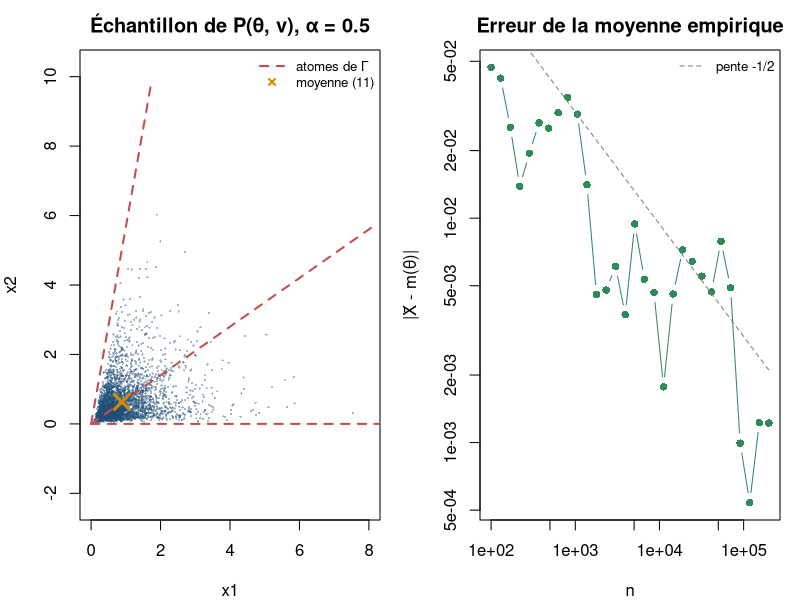
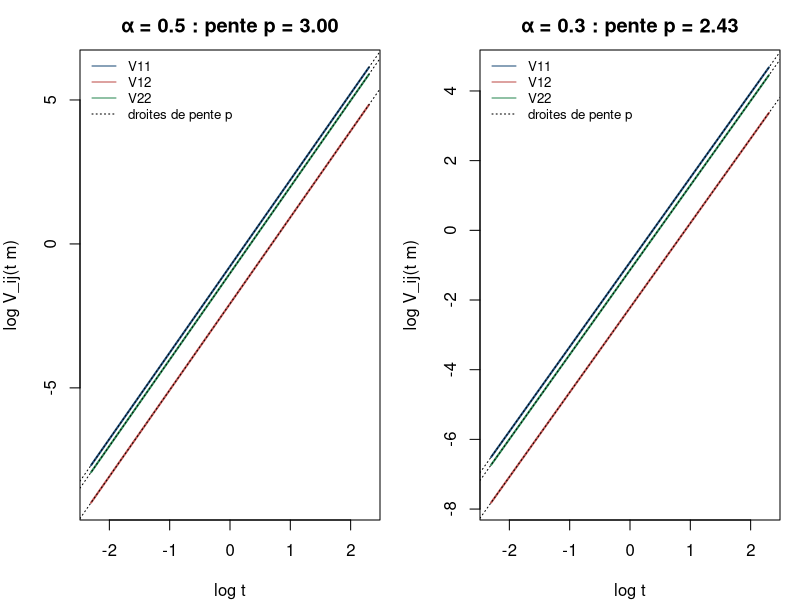
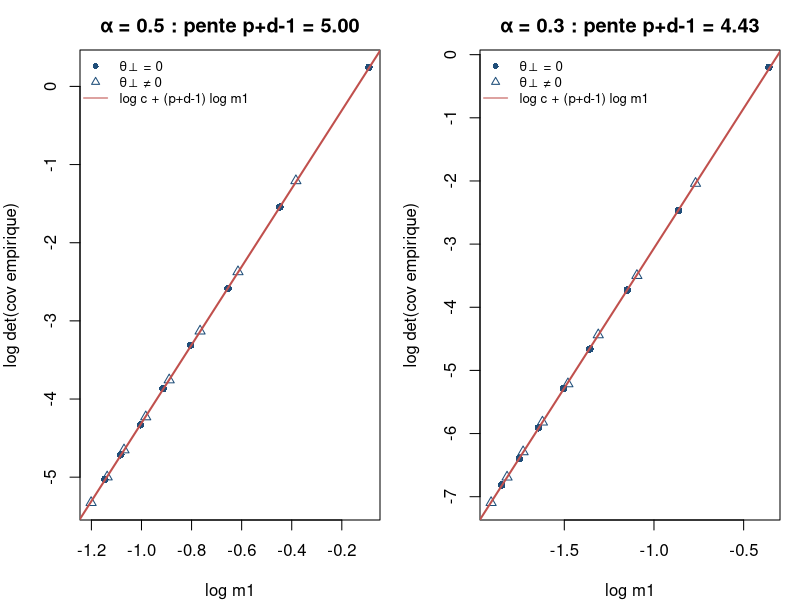
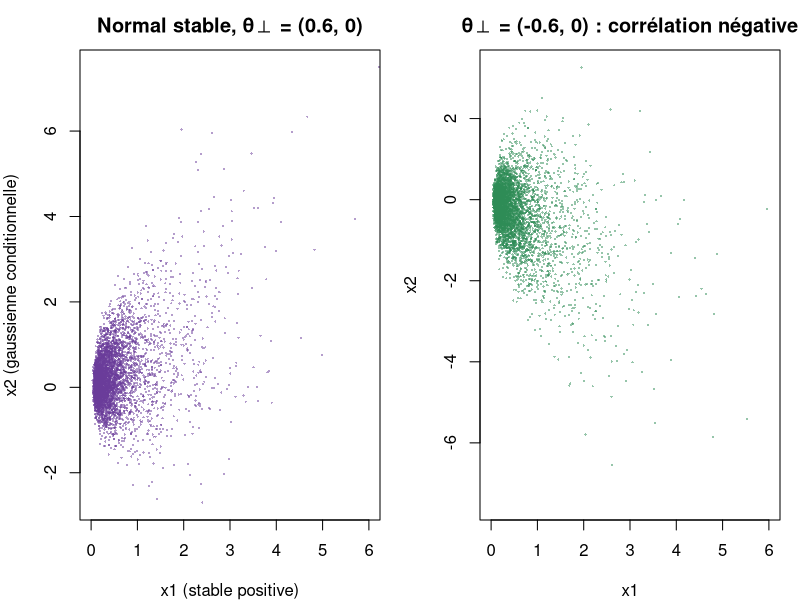
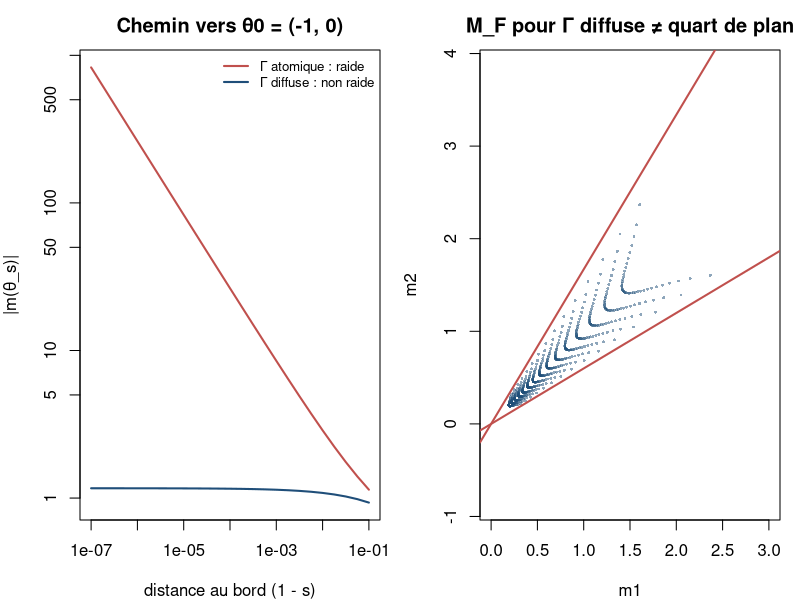
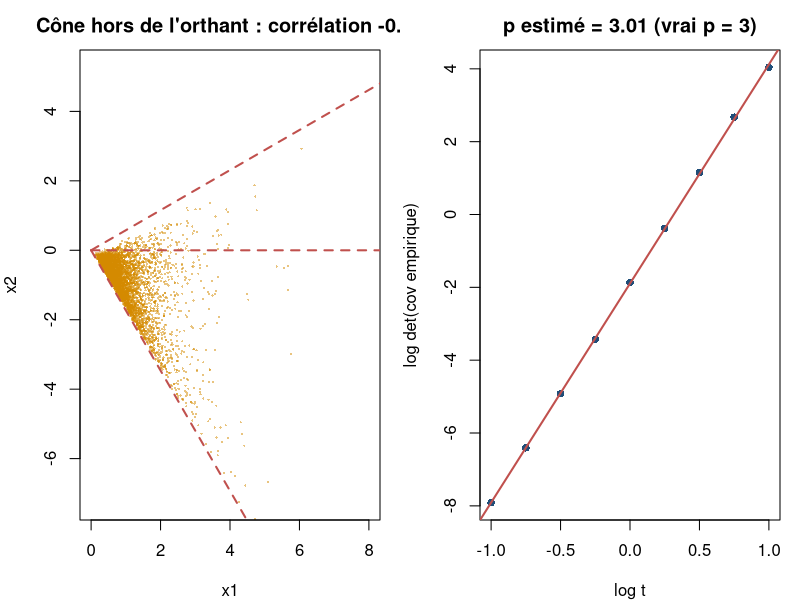

The R source for these figures, in order:
## ---- chunk 1
knitr::opts_chunk$set(echo = TRUE, message = FALSE, warning = FALSE,
                      fig.width = 9, fig.height = 4.2, dpi = 110,
                      dev = c("png", "cairo_pdf"), fig.path = "figs/",
                      dev.args = list(png = list(bg = "white"), cairo_pdf = list(bg = "white")))
## ---- chunk 2
library(MASS)
set.seed(2026)
pal <- c(bleu = "#1f4e79", rouge = "#c0504d", vert = "#2e8b57", or = "#d48a00",
         violet = "#6a3d9a", gris = "#7f7f7f")

## Générateur de Chambers-Mallows-Stuck, paramétrisation S_alpha(sigma, beta, mu) de
## Samorodnitsky-Taqqu (on n'utilise pas stabledist::rstable : bug pour alpha=1, beta!=0 en v0.7-1)
rS <- function(n, alpha, beta = 0, sigma = 1, mu = 0) {
  V <- runif(n, -pi / 2, pi / 2); W <- rexp(n)
  tb <- beta * tan(pi * alpha / 2); B <- atan(tb) / alpha; Sab <- (1 + tb^2)^(1 / (2 * alpha))
  X <- Sab * sin(alpha * (V + B)) / cos(V)^(1 / alpha) * (cos(V - alpha * (V + B)) / W)^((1 - alpha) / alpha)
  sigma * X + mu
}
## Loi stable positive de transformée de Laplace E exp(-sY) = exp(-g s^a), 0 < a < 1
## (S_a(sigma,1,0) a pour Laplace exp(-sigma^a s^a / cos(pi a/2)))
rpos <- function(n, a, g) rS(n, a, 1, (g * cos(pi * a / 2))^(1 / a), 0)
## Loi basculée : densité proportionnelle à exp(-t y) nu_a(dy), t > 0 (rejet exact,
## taux d'acceptation exp(-g t^a))
rtilt <- function(n, a, g, t) {
  out <- numeric(0)
  while (length(out) < n) {
    m <- ceiling(1.2 * (n - length(out)) / exp(-g * t^a)) + 10
    y <- rpos(m, a, g); out <- c(out, y[runif(m) < exp(-t * y)])
  }
  out[1:n]
}

## Famille engendrée par un cône, mesure spectrale discrète Gamma = sum_k g_k delta(u_k)
## (lignes de U = atomes u_k).  k(theta) = - sum_k g_k <-theta,u_k>^a          (6)
kfun <- function(th, U, g, a) -sum(g * as.vector(-(U %*% th))^a)
mfun <- function(th, U, g, a) { s <- as.vector(-(U %*% th)); colSums(a * g * s^(a - 1) * U) }  # (11)
Vfun <- function(th, U, g, a) { s <- as.vector(-(U %*% th)); w <- a * (1 - a) * g * s^(a - 2)
                                 crossprod(U, w * U) }                                           # (14)
## Simulation exacte de P(theta, nu) : X = sum_k u_k Y_k, Y_k basculées indépendantes
rcone <- function(n, th, U, g, a) {
  s <- as.vector(-(U %*% th))
  Y <- sapply(seq_along(g), function(k) rtilt(n, a, g[k], s[k])); Y %*% U
}
## Paramétrisation par la moyenne psi(m) : Newton amorti sur grad k(theta) = m
psi <- function(m, U, g, a, th = -colSums(U) / nrow(U)) {
  for (it in 1:200) {
    r <- mfun(th, U, g, a) - m; if (sqrt(sum(r^2)) < 1e-12) break
    step <- solve(Vfun(th, U, g, a), r); lam <- 1
    while (any(-(U %*% (th - lam * step)) <= 0)) lam <- lam / 2
    th <- th - lam * step
  }
  th
}
p_of <- function(a) (a - 2) / (a - 1)
## ---- chunk 3
a <- 0.5; ang <- c(0, 35, 80) * pi / 180; U <- cbind(cos(ang), sin(ang)); g <- c(1, 0.6, 0.8)
th <- c(-0.8, -0.6)
X <- rcone(2e5, th, U, g, a)
print(rbind(moyenne_MC = colMeans(X), moyenne_11 = mfun(th, U, g, a)))
print(list(cov_MC = round(cov(X), 4), V_14 = round(Vfun(th, U, g, a), 4)))
par(mfrow = c(1, 2), mar = c(4, 4, 2.5, 1))
plot(X[1:4000, ], pch = 16, cex = .3, col = adjustcolor(pal["bleu"], .4), asp = 1,
     xlim = c(0, 8), ylim = c(0, 8), xlab = "x1", ylab = "x2", main = "Échantillon de P(θ, ν), α = 0.5")
for (k in 1:3) segments(0, 0, 10 * U[k, 1], 10 * U[k, 2], col = pal["rouge"], lwd = 2, lty = 2)
points(t(mfun(th, U, g, a)), pch = 4, cex = 2, lwd = 3, col = pal["or"])
legend("topright", c("atomes de Γ", "moyenne (11)"), col = pal[c("rouge", "or")], lty = c(2, NA),
       pch = c(NA, 4), lwd = 2, bty = "n", cex = .8)
## Convergence des moyennes empiriques
ns <- round(10^seq(2, 5.3, length.out = 30))
err <- sapply(ns, function(n) sqrt(sum((colMeans(X[1:n, ]) - mfun(th, U, g, a))^2)))
plot(ns, err, log = "xy", type = "b", pch = 16, col = pal["vert"], xlab = "n", ylab = "|X̄ - m(θ)|",
     main = "Erreur de la moyenne empirique")
lines(ns, 2 * err[1] * sqrt(ns[1] / ns), lty = 2, col = pal["gris"])
legend("topright", "pente -1/2", lty = 2, col = pal["gris"], bty = "n", cex = .8)
## ---- chunk 4
a <- 0.6; p <- p_of(a); gi <- c(1, 2); Ui <- diag(2)
mm <- c(1.5, 0.7); thi <- psi(mm, Ui, gi, a)
kap <- a * (1 - a) * gi * (a * gi)^(-p)
rbind(V_14 = diag(Vfun(thi, Ui, gi, a)), V_17 = kap * mm^p)
## ---- chunk 5
par(mfrow = c(1, 2), mar = c(4, 4, 2.5, 1))
ts <- 10^seq(-1, 1, length.out = 21)
for (a in c(0.5, 0.3)) {
  p <- p_of(a); ang <- c(0, 35, 80) * pi / 180; U <- cbind(cos(ang), sin(ang)); g <- c(1, .6, .8)
  m0 <- mfun(c(-0.8, -0.6), U, g, a)
  Vt <- t(sapply(ts, function(t) { V <- Vfun(psi(t * m0, U, g, a), U, g, a); c(V[1, 1], V[1, 2], V[2, 2]) }))
  matplot(log(ts), log(Vt), type = "l", lty = 1, lwd = 2, col = pal[1:3], xlab = "log t", ylab = "log V_ij(t m)",
          main = sprintf("α = %.1f : pente p = %.2f", a, p))
  for (j in 1:3) abline(log(Vt[11, j]), p, lty = 3, col = "black")
  legend("topleft", c("V11", "V12", "V22", "droites de pente p"), col = c(pal[1:3], 1), lty = c(1, 1, 1, 3),
         bty = "n", cex = .8)
}
## ---- chunk 6
rnst <- function(n, th, a, g) {
  eta <- th[1] + sum(th[-1]^2) / 2
  x1 <- rtilt(n, a, g, -eta)
  cbind(x1, x1 * matrix(th[-1], n, length(th) - 1, byrow = TRUE) + sqrt(x1) * matrix(rnorm(n * (length(th) - 1)), n))
}
V19 <- function(m, a, g) { p <- p_of(a); c0 <- a * (1 - a) * g * (a * g)^(-p); d <- length(m)
  c0 * m[1]^(p - 2) * tcrossprod(m) + m[1] * diag(c(0, rep(1, d - 1))) }
a <- 0.5; g <- 1; th <- c(-1, 0.4, -0.3)
Xn <- rnst(3e5, th, a, g); mN <- colMeans(Xn)
eta <- th[1] + sum(th[-1]^2) / 2; m1 <- a * g * (-eta)^(a - 1)
print(rbind(moyenne_MC = mN, moyenne_theorique = c(m1, m1 * th[-1])))
print(list(cov_MC = round(cov(Xn), 3), V_19 = round(V19(c(m1, m1 * th[-1]), a, g), 3)))
## Variance généralisée : det V = c m1^(p+d-1), indépendante de m_perp
par(mfrow = c(1, 2), mar = c(4, 4, 2.5, 1))
d <- 3; res <- NULL
for (a in c(0.5, 0.3)) for (e in seq(-2.5, -0.3, length.out = 8)) for (sh in c(0, 0.8)) {
  thv <- c(e - sh^2, sh, -sh / 2)  # eta varie, theta_perp varie
  Z <- rnst(1e5, thv, a, 1)
  res <- rbind(res, c(a = a, m1 = mean(Z[, 1]), gv = det(cov(Z)), sh = sh))
}
for (a in c(0.5, 0.3)) {
  r <- res[res[, "a"] == a, ]; p <- p_of(a); c0 <- a * (1 - a) * (a)^(-p)
  plot(log(r[, "m1"]), log(r[, "gv"]), pch = ifelse(r[, "sh"] == 0, 16, 2), col = pal["bleu"],
       xlab = "log m1", ylab = "log det(cov empirique)",
       main = sprintf("α = %.1f : pente p+d-1 = %.2f", a, p + d - 1))
  abline(log(c0), p + d - 1, col = pal["rouge"], lwd = 2)
  legend("topleft", c("θ⊥ = 0", "θ⊥ ≠ 0", "log c + (p+d-1) log m1"), pch = c(16, 2, NA), lty = c(NA, NA, 1),
         col = c(pal["bleu"], pal["bleu"], pal["rouge"]), bty = "n", cex = .8)
}
## ---- chunk 7
par(mfrow = c(1, 2), mar = c(4, 4, 2.5, 1))
Z <- rnst(5000, c(-1, 0.6, 0), 0.5, 1)
plot(Z[, 1], Z[, 2], pch = 16, cex = .3, col = adjustcolor(pal["violet"], .5), xlab = "x1 (stable positive)",
     ylab = "x2 (gaussienne conditionnelle)", main = "Normal stable, θ⊥ = (0.6, 0)", xlim = c(0, 6))
Z2 <- rnst(5000, c(-1, -0.6, 0), 0.5, 1)
plot(Z2[, 1], Z2[, 2], pch = 16, cex = .3, col = adjustcolor(pal["vert"], .5), xlab = "x1", ylab = "x2",
     main = "θ⊥ = (-0.6, 0) : corrélation négative", xlim = c(0, 6))
## ---- chunk 8
a <- 0.5
m_diff <- function(th) sapply(1:2, function(i) {
  f <- function(ph) { s <- -(th[1] * cos(ph) + th[2] * sin(ph)); a * s^(a - 1) * (if (i == 1) cos(ph) else sin(ph)) }
  cuts <- c(0, 0.05, pi / 4, pi / 2 - 0.05, pi / 2)          # découpage près des bords singuliers
  sum(sapply(1:4, function(j) integrate(f, cuts[j], cuts[j + 1], rel.tol = 1e-8, subdivisions = 2000)$value)) })
Ua <- cbind(cos(c(0, 45, 90) * pi / 180), sin(c(0, 45, 90) * pi / 180)); ga <- c(1, 1, 1) * pi / 6
th1 <- c(-1, -1); th0 <- c(-1, 0); eps <- 10^seq(-1, -7, length.out = 25)
nd <- sapply(eps, function(e) sqrt(sum(m_diff(th1 + (1 - e) * (th0 - th1))^2)))
na <- sapply(eps, function(e) sqrt(sum(mfun(th1 + (1 - e) * (th0 - th1), Ua, ga, a)^2)))
par(mfrow = c(1, 2), mar = c(4, 4, 2.5, 1))
plot(eps, na, log = "xy", type = "l", lwd = 2, col = pal["rouge"], ylim = range(c(nd, na)),
     xlab = "distance au bord (1 - s)", ylab = "|m(θ_s)|", main = "Chemin vers θ0 = (-1, 0)")
lines(eps, nd, lwd = 2, col = pal["bleu"])
legend("topright", c("Γ atomique : raide", "Γ diffuse : non raide"), col = pal[c("rouge", "bleu")], lwd = 2,
       bty = "n", cex = .8)
## Image de Theta par m : domaine des moyennes M_F
om <- seq(0.02, pi / 2 - 0.02, length.out = 40); rr <- exp(seq(-2, 2, length.out = 15))
MM <- t(sapply(as.vector(outer(om, rr, paste)), function(z) {
  v <- as.numeric(strsplit(z, " ")[[1]]); m_diff(-v[2] * c(cos(v[1]), sin(v[1]))) }))
plot(MM, pch = 16, cex = .4, col = adjustcolor(pal["bleu"], .5), xlim = c(0, 3), ylim = c(0, 3), asp = 1,
     xlab = "m1", ylab = "m2", main = "M_F pour Γ diffuse ≠ quart de plan")
mb <- m_diff(c(-1, 0)); abline(0, mb[2] / mb[1], col = pal["rouge"], lwd = 2); abline(0, mb[1] / mb[2], col = pal["rouge"], lwd = 2)
print(c(m_bord = mb, exact_m1 = a * sqrt(pi) / 2 * gamma((a + 1) / 2) / gamma(a / 2 + 1)))
## ---- chunk 9
a <- 0.5; ang <- c(-60, 0, 30) * pi / 180; Un <- cbind(cos(ang), sin(ang)); gn <- c(2, 0.3, 0.5)
thn <- c(-1, 0.2)   # -theta doit être dans l'intérieur du dual : <-theta,u_k> > 0
stopifnot(all(-(Un %*% thn) > 0))
Xn <- rcone(1e5, thn, Un, gn, a); V <- Vfun(thn, Un, gn, a)
print(c(cor_theorique = V[1, 2] / sqrt(V[1, 1] * V[2, 2]), cor_MC = cor(Xn)[1, 2]))
par(mar = c(4, 4, 2.5, 1))
plot(Xn[1:5000, ], pch = 16, cex = .3, col = adjustcolor(pal["or"], .5), asp = 1, xlim = c(0, 8), ylim = c(-6, 4),
     xlab = "x1", ylab = "x2", main = sprintf("Cône hors de l'orthant : corrélation %.2f", cor(Xn)[1, 2]))
for (k in 1:3) segments(0, 0, 10 * Un[k, 1], 10 * Un[k, 2], col = pal["rouge"], lwd = 2, lty = 2)
## ---- chunk 10
a <- 0.5; p <- p_of(a); ang <- c(0, 35, 80) * pi / 180; U <- cbind(cos(ang), sin(ang)); g <- c(1, .6, .8)
m0 <- mfun(c(-0.8, -0.6), U, g, a); tt <- exp(seq(-1, 1, length.out = 9))
gv <- sapply(tt, function(t) { thv <- psi(t * m0, U, g, a); det(cov(rcone(4e4, thv, U, g, a))) })
fit <- lm(log(gv) ~ log(tt)); phat <- coef(fit)[2] / 2
par(mar = c(4, 4, 2.5, 1))
plot(log(tt), log(gv), pch = 16, col = pal["bleu"], xlab = "log t", ylab = "log det(cov empirique)",
     main = sprintf("p estimé = %.2f (vrai p = %.0f)", phat, p)); abline(fit, col = pal["rouge"], lwd = 2)
## ---- chunk 11
sessionInfo()
